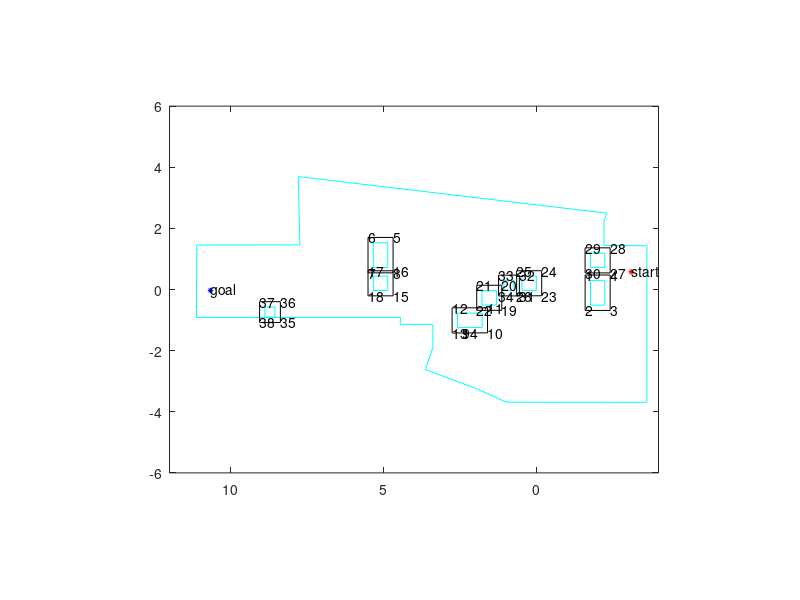

The MATLAB source for this figure: (Note: this script raises an error after producing the figure.)
function hw4_part1()
    global coordinates
    global dimension
    global n_total_vertices
    global start_point
    global goal_point
    global E_obstacles
    global figHandle
    global wall
    global xG
    global yG
    global dimG
    
    global vertex_list_x
    global vertex_list_y
    
    E_obstacles = [];
    n_total_vertices = 0;
    fileID = fopen('hw4_world_and_obstacles_convex.txt','r');
    formatSpec = '%f';
    coor_list = fscanf(fileID,formatSpec);
    N = coor_list(1)-1;
    idx = 2;
    dimension = zeros(1, N);
    coordinates = zeros(20, 2*N);
    
    % plot
    figHandle = figure;
    
    % store wall vertices somewhere else
    wall = [];
    m = coor_list(idx);
    idx = idx + 1;
    for i = 1:m
        wall = [wall; [coor_list(idx), coor_list(idx+1)]];
        idx = idx + 2;
    end
    
    for n = 1:N
        m = coor_list(idx);
        dimension(n) = m;
        for i = 1:m
            idx = idx + 1;
            coordinates(i, 1 + (n-1)*2) = coor_list(idx);
            
            idx = idx + 1;
            coordinates(i, 2 * n) = coor_list(idx);
            
            n_total_vertices = n_total_vertices + 1;
        end
        plot(coordinates(1:m, 1 + (n-1)*2), coordinates(1:m, 2 * n), 'c');
        hold on;
        plot([coordinates(1, 1 + (n-1)*2), coordinates(m, 1 + (n-1)*2)],...
            [coordinates(1, 2 * n), coordinates(m, 2 * n)], 'c');
        hold on;
        idx = idx + 1;
    end
    
    % wall
    x = wall(:, 1);
    y = wall(:, 2);
    plot(x,y,'c');
    hold on;
    plot([wall(end, 1), wall(1, 1)], [wall(end, 2), wall(1, 2)], 'c');
    hold on;
%     axis([-6 6 -4 12]);
    axis equal;

 
    figure(figHandle);

    % grow obstacles
    M = N;
    obs_dim = dimension(1:end);
    obs = coordinates(1:end,1:end);
    robot = [0,0;-0.35,0;-0.35,-0.35;0,-0.35];
    [Gobs,Gdim] = Obj_grow(obs,M,obs_dim,robot);
    for i = 1:M
        x = Gobs(1:Gdim(i),2*i-1);
        y = Gobs(1:Gdim(i),2*i);
        k{i} = convhull(x,y);
        coor_x{i} = x(k{i});
        coor_y{i} = y(k{i});
        [xG{i},yG{i},dimG(i)] = removeP(coor_x{i},coor_y{i});
        xG{i} = xG{i} - 0.35/2;
        yG{i} = yG{i} - 0.35/2;
        plot(xG{i},yG{i},'k')
        hold on;
        plot([xG{i}(end), xG{i}(1)], [yG{i}(end), yG{i}(1)], 'k');
        hold on;        
    end
    axis([-6 6 -4 12]);
    axis equal;
     

    % add in start and goal
    fileID = fopen('hw4_start_goal.txt','r');
    formatSpec = '%f';
    start_end = fscanf(fileID,formatSpec);
    start_point = [start_end(1), start_end(2)];
    goal_point = [start_end(3), start_end(4)];
    plot(start_point(1), start_point(2),'*', 'MarkerEdgeColor','r', 'MarkerSize', 4);
    text(start_point(1), start_point(2),'start');
    hold on;
    plot(goal_point(1), goal_point(2), '*', 'MarkerEdgeColor','b', 'MarkerSize', 4);
    text(goal_point(1), goal_point(2),'goal');
    axis equal;
    camroll(90)
    
    % compute visibility graph
    [grown_vertex_n, V_graph] = build_vgraph();
    
    % shortest path
    path = dijkstra(V_graph, [grown_vertex_n + 1, grown_vertex_n + 2]);
    
    x = [];
    y = [];
    
    for p = 2:length(path)
        i = path(p-1);
        j = path(p);
        plot([vertex_list_x(i), vertex_list_x(j)],...
             [vertex_list_y(i), vertex_list_y(j)],'r');
        plot (vertex_list_x(j), vertex_list_y(j), 'r.');
        x = [x, vertex_list_x(j) - start_point(1)];
        y = [y, vertex_list_y(j) - start_point(2)];
    end
    x
    y
end

% N is the number of obstacle,obs_dim is array contains the dimension of
% each obstacle; obs and rob are vertices matrix
function [Gobs,Gdim] = Obj_grow(obs,N,obs_dim,rob)
% The vertice with coordinate (0,0) is the reference point
    rob_dim = length(rob);
    Gdim = obs_dim;
    Gobs = obs;
    rob = -rob;         % Flip
    for i = 1:N
        row = obs_dim(i)+1;
        for j = 1:obs_dim(i)
            for k = 2:rob_dim
                Gobs(row,2*i-1) = Gobs(j,2*i-1) + rob(k,1);
                Gobs(row,2*i) = Gobs(j,2*i) + rob(k,2);
                row = row+1;
                Gdim(i) = Gdim(i)+1;
            end
        end
    end
end

function [Rx,Ry,j] = removeP(x,y)
    dim = length(x);
    j = 1;
    vec_SS = [x(2)-x(1),y(2)-y(1)];
    vec_S = vec_SS;
    S = 1;
    for i = 2:dim
        vec = [x(i)-x(S),y(i)-y(S)];
        cosin = dot(vec,vec_S)/(norm(vec)*norm(vec_S));
        if(cosin == 1)
            continue;
        else
            Rx(j) = x(i-1);
            Ry(j) = y(i-1);
            j = j+1;
            S = i-1;
            vec_S = [x(i)-x(S),y(i)-y(S)];
        end
    end
    cosin = dot(vec_S,vec_SS)/(norm(vec_S)*norm(vec_SS));
    if cosin ~= 1
        Rx(j) = x(1);Ry(j) = y(1);
        j = j+1;
    end
    j = j-1;    
end

function [grown_vertex_n, V_graph] = build_vgraph()
    global dimension
    global vertex_list_x
    global vertex_list_y
    global start_point
    global goal_point
    global E_obstacles
    global figHandle
    global wall
    global xG
    global yG
    
    % pre-computations
     
    N = length(dimension);
    banned_list = [];
    vertex_list_x = [];
    vertex_list_y = [];
    
    idx = 0;
    for i = 1:N
        cx = xG{i};
        cy = yG{i};
        d = length(cx);

        vertex_list_x = [vertex_list_x, cx];
        vertex_list_y = [vertex_list_y, cy];
        
        for j = 1 : d - 1
            for k = j+1 : d
                E_obstacles = [E_obstacles; [idx + j, idx + k]];
            end
        end
        
        % check if grown vertex is inside the polygon of other obstacles
        for v = 1:d
            x = cx(v);
            y = cy(v);
            for ii = 1:N
                if ii == i
                    continue;
                end
                if inpolygon(x,y,xG{ii},yG{ii}) % vertex (idx+v) is not accessable
                    banned_list = [banned_list idx + v];
%                     plot (x, y, 'r*');
%                     hold on;
                end
            end
            
            % check if grown vertex is still inside walls (check diameter)
            if ~inpolygon(x - 0.35/2, y - 0.35/2, wall(:, 1)', wall(:, 2)') ||...
               ~inpolygon(x + 0.35/2, y + 0.35/2, wall(:, 1)', wall(:, 2)')
                banned_list = [banned_list idx + v];
%                 plot (x, y, 'r*');
%                 hold on;
            end
            text(vertex_list_x(idx + v), vertex_list_y(idx + v), num2str(idx + v));
        end
        
        idx = idx + d;
        
    end
    
    % number of vertices that belong to obstacles
    grown_vertex_n = idx;
    
    % put start and goal points right behind obstacle points
    vertex_list_x = [vertex_list_x, start_point(1), goal_point(1)];
    vertex_list_y = [vertex_list_y, start_point(2), goal_point(2)];
    idx = idx + 2;
    
    % last, put in wall vertices
    d = size(wall, 1);
    idx = idx + 1;
    for i = 1:d
        vertex_list_x = [vertex_list_x, wall(i, 1)];
        vertex_list_y = [vertex_list_y, wall(i, 2)];
        if i > 1
            E_obstacles = [E_obstacles; [idx, idx - 1]];
        end
        idx = idx + 1;       
    end
    E_obstacles = [E_obstacles; [idx - 1, idx - d]];
    
    
    % initialize v graph
    V_graph = zeros(grown_vertex_n + 2, grown_vertex_n + 2);
    
    % if edge(i, j) doesn't intersect with obstacles, add edge(i, j) to
    % v_graph
    figure(figHandle);
    for i = 1 : grown_vertex_n + 2
       if any(i==banned_list)
           continue;
       end
       for j = i + 1 : grown_vertex_n + 2
           if any(j==banned_list)
            continue;
           end
           add = true;
           for k = 1:size(E_obstacles, 1)
               point1 = [vertex_list_x(E_obstacles(k, 1)), vertex_list_y(E_obstacles(k, 1))];
               point2 = [vertex_list_x(E_obstacles(k, 2)), vertex_list_y(E_obstacles(k, 2))];
               % has intersection
               if isIntersect([point1; point2], ...
                       [vertex_list_x(i), vertex_list_y(i);...
                        vertex_list_x(j), vertex_list_y(j)]) == true
                  add = false;
                  break;
               end              
           end
           if add
               V_graph(i, j) = norm([vertex_list_x(i)-vertex_list_x(j), ...
                                    vertex_list_y(i)-vertex_list_y(j)]);
               V_graph(j, i) = V_graph(i, j);
               plot([vertex_list_x(i), vertex_list_x(j)],...
                   [vertex_list_y(i), vertex_list_y(j)],...
                   'b');
               hold on;
           end
           
       end
    end
    
end
